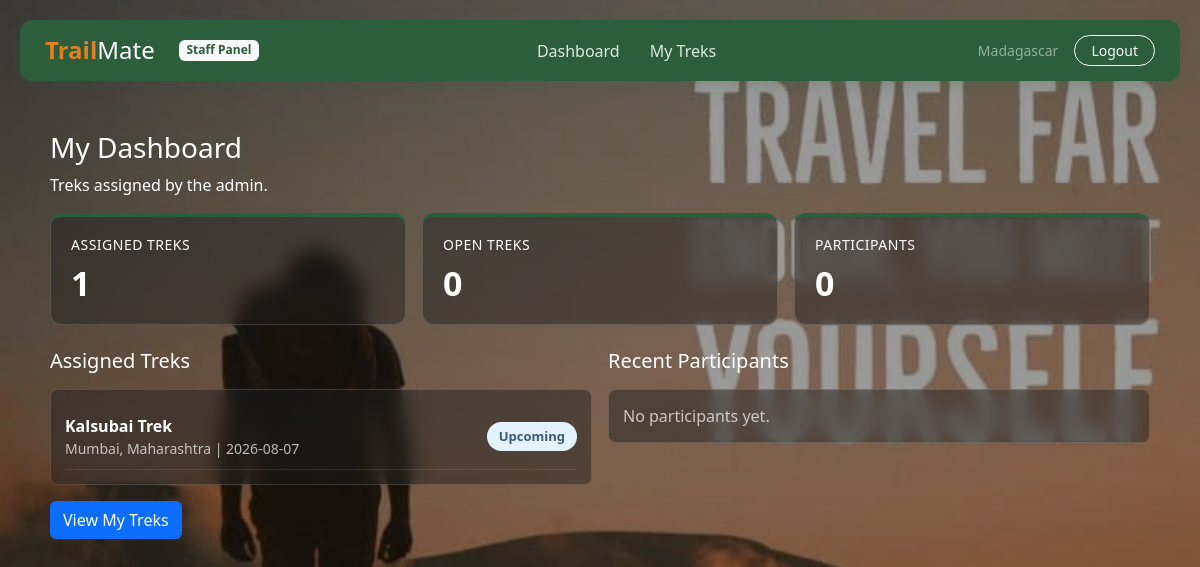
Before: /staff/dashboard (signed in) with the older database file.
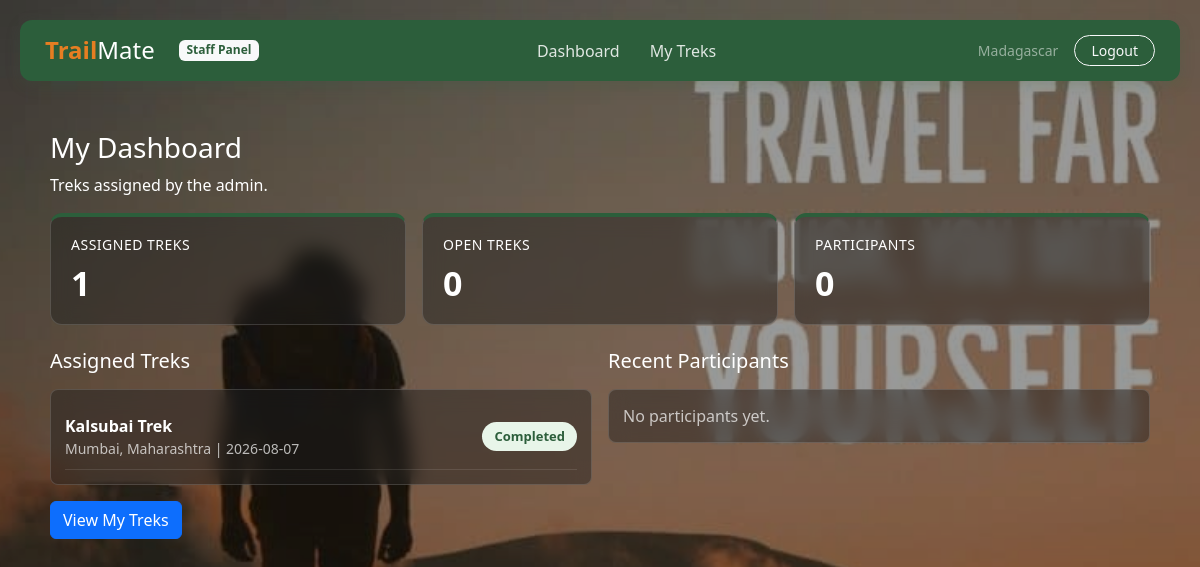
After: the same page with the newer database file.
### models.py (models this page shows)
class User(db.Model, UserMixin):
    id = db.Column(db.Integer, primary_key=True)
    name = db.Column(db.String(100), nullable=False)
    email = db.Column(db.String(120), unique=True, nullable=False)
    password = db.Column(db.String(200), nullable=False)
    role = db.Column(db.String(20), nullable=False, default='user')
    contact_details = db.Column(db.String(200), nullable=True)
    status = db.Column(db.String(20), nullable=False, default='Active')  # Active/Inactive/Pending
    assigned_treks = db.relationship('Trek', backref='assigned_staff', lazy=True)
    bookings = db.relationship('Booking', backref='user', lazy=True)

class Trek(db.Model):
    trek_id = db.Column(db.Integer, primary_key=True)
    trek_name = db.Column(db.String(150), nullable=False)
    location = db.Column(db.String(150), nullable=False)
    difficulty = db.Column(db.String(50), nullable=False)
    duration = db.Column(db.String(50), nullable=False)  # e.g., '5 Days'
    available_slots = db.Column(db.Integer, nullable=False)
    assigned_staff_id = db.Column(db.Integer, db.ForeignKey('user.id'), nullable=True)
    status = db.Column(db.String(50), nullable=False, default='Open')  # Open/Started/Completed
    start_date = db.Column(db.Date, nullable=False)
    end_date = db.Column(db.Date, nullable=False)
    bookings = db.relationship('Booking', backref='trek', lazy=True)

### routes/staff.py (the view)
@staff_bp.route('/dashboard')
@login_required
@staff_required
def dashboard():
    assigned = Trek.query.filter_by(assigned_staff_id=current_user.id).all()
    total_assigned = len(assigned)
    open_count = sum(1 for trek in assigned if trek.status == 'Open')
    total_participants = Booking.query.join(Trek).filter(
        Trek.assigned_staff_id == current_user.id,
        Booking.status == 'Booked'
    ).count()
    recent_bookings = Booking.query.join(Trek).filter(
        Trek.assigned_staff_id == current_user.id,
        Booking.status == 'Booked'
    ).order_by(Booking.booking_date.desc()).limit(5).all()
    return render_template('staff/dashboard.html',
                           total_assigned=total_assigned,
                           open_count=open_count,
                           total_participants=total_participants,
                           recent_bookings=recent_bookings,
                           assigned_treks=assigned[:5])

### routes/staff.py (called while the page is built)
def staff_required(f):
    @wraps(f)
    def decorated_function(*args, **kwargs):
        if not current_user.is_authenticated or current_user.role != 'staff':
            flash('Access Denied. Staff privileges required.', 'danger')
            return redirect(url_for('auth.login'))
        return f(*args, **kwargs)
    return decorated_function

### templates/staff/dashboard.html (shortened to what this page needs)
{% extends "staff/staff_layout.html" %}
{% block staff_content %}
<h3 class="page-title">My Dashboard</h3>
<p class="page-subtitle">Treks assigned by the admin.</p>
<div class="row g-3 mb-4">
    <div class="col-md-4">
        <div class="stat-box">
            <h6>Assigned Treks</h6>
            <h2>{{ total_assigned }}</h2>
        </div>
    </div>
    <div class="col-md-4">
        <div class="stat-box">
            <h6>Open Treks</h6>
            <h2>{{ open_count }}</h2>
        </div>
    </div>
    <div class="col-md-4">
        <div class="stat-box">
            <h6>Participants</h6>
            <h2>{{ total_participants }}</h2>
        </div>
    </div>
</div>
<div class="row g-3">
    <div class="col-lg-6">
        <h5 class="mb-3">Assigned Treks</h5>
        <div class="simple-list">
            {% for trek in assigned_treks %}
            <div class="list-line">
                <div>
                    <strong>{{ trek.trek_name }}</strong>
                    <div class="small text-muted">{{ trek.location }} | {{ trek.start_date }}</div>
                </div>
                <span class="status-badge status-{{ trek.status|lower }}">{{ trek.status }}</span>
            </div>
            {% else %}
            <div class="text-muted">No treks assigned yet.</div>
            {% endfor %}
        </div>
    </div>
    <div class="col-lg-6">
        <h5 class="mb-3">Recent Participants</h5>
        <div class="simple-list">
            {% for booking in recent_bookings %}
            <div class="list-line">
                <div>
                    <strong>{{ booking.user.name }}</strong>
                    <div class="small text-muted">{{ booking.trek.trek_name }}</div>
                </div>
                <span class="status-badge status-confirmed">Booked</span>
            </div>
            {% else %}
            <div class="text-muted">No participants yet.</div>
            {% endfor %}
        </div>
    </div>
</div>
<a href="{{ url_for('staff.assigned_treks') }}" class="btn btn-primary mt-3">View My Treks</a>
{% endblock %}

### templates/staff/staff_layout.html
{% extends "base.html" %}
{% block content %}
<div class="nav-island">
    <div class="d-flex align-items-center">
        <h4 class="mb-0 me-4"><span class="logo-trail">Trail</span><span class="logo-mate">Mate</span></h4>
        <span class="badge bg-light text-green me-3">Staff Panel</span>
    </div>
    <div class="nav-island-links d-flex align-items-center flex-wrap">
        <a href="{{ url_for('staff.dashboard') }}">Dashboard</a>
        <a href="{{ url_for('staff.assigned_treks') }}">My Treks</a>
    </div>
    <div class="d-flex align-items-center">
        <span class="text-white-50 small text-truncate me-3">{{ current_user.name }}</span>
        <a href="{{ url_for('auth.logout') }}" class="btn btn-outline-light btn-sm rounded-pill px-3">Logout</a>
    </div>
</div>
<div class="floating-card">
    {% block staff_content %}{% endblock %}
</div>
{% endblock %}

### templates/base.html (shortened to what this page needs)
<!DOCTYPE html>
<html lang="en">
<head>
    <link href="https://cdn.jsdelivr.net/npm/bootstrap@5.3.0/dist/css/bootstrap.min.css" rel="stylesheet">
    <link href="{{ url_for('static', filename='css/style.css') }}" rel="stylesheet">
</head>
<body>
    {% block content %}{% endblock %}
</body>
</html>

### static/css/style.css (style rules this page uses)
:root { --green: #2c5e3b; --dark-green: #1f4229; --blue: #3b5b78; --dark-blue: #2a4157; --orange: #e67e22; --dark-orange: #cc701e; --bg-light: #f7f9f8; --text-dark: #2c3e50; --text-light: #7f8c8d; --line: #e2e8f0; }
body { margin: 0; font-family: "Segoe UI", Arial, sans-serif; color: var(--text-dark); background: url('../images/user-bg.jpg') center center / cover no-repeat fixed; background-color: var(--bg-light); position: relative; min-height: 100vh; }
body::before { content: ""; position: fixed; top: 0; left: 0; right: 0; bottom: 0; background: rgba(0, 0, 0, 0.4); z-index: -1; }
.text-green { color: var(--green) !important; }
.nav-island { background-color: var(--green); border-radius: 12px; margin: 20px; padding: 15px 25px; box-shadow: 0 4px 15px rgba(44, 94, 59, 0.2); display: flex; justify-content: space-between; align-items: center; }
.simple-list { background: rgba(30, 30, 30, 0.45) !important; backdrop-filter: blur(10px); -webkit-backdrop-filter: blur(10px); border: 1px solid rgba(255, 255, 255, 0.15); border-radius: 8px; padding: 14px; color: white; }
.list-line { display: flex; justify-content: space-between; gap: 12px; align-items: center; padding: 10px 0; border-bottom: 1px solid rgba(255, 255, 255, 0.1); }
.nav-island-links a { color: rgba(255, 255, 255, 0.85); text-decoration: none; margin: 0 15px; font-weight: 500; transition: color 0.2s; }
.floating-card { background-color: transparent; margin: 0 20px 30px 20px; padding: 30px; color: white; }
.floating-card h1, .floating-card h2, .floating-card h3, .floating-card h4, .floating-card h5, .floating-card h6, .floating-card p { color: white !important; }
.logo-trail { color: var(--orange); font-weight: 800; }
.logo-mate { color: #ffffff; font-weight: 300; }
.status-badge { display: inline-block; padding: 5px 12px; border-radius: 20px; font-size: 13px; font-weight: 600; }
.status-ongoing, .status-completed { background-color: #e8f5e9; color: var(--green); }
.stat-box { background: rgba(30, 30, 30, 0.45) !important; backdrop-filter: blur(10px); -webkit-backdrop-filter: blur(10px); border: 1px solid rgba(255, 255, 255, 0.15); border-top: 4px solid var(--green); border-radius: 12px; padding: 20px; color: white; }
.stat-box h6 { color: rgba(255, 255, 255, 0.7); font-size: 14px; margin-bottom: 10px; text-transform: uppercase; letter-spacing: 0.5px; }
.stat-box h2 { font-size: 34px; font-weight: 700; margin: 0; color: white; }
.glass-card .text-muted, .simple-list .text-muted, .table-box .text-muted, .trek-card .text-muted, .stat-box .text-muted, .floating-card .text-muted { color: rgba(255, 255, 255, 0.7) !important; }

Changed rows visible on the page:
changed Trek "Kalsubai Trek": status "Upcoming" → "Completed"
